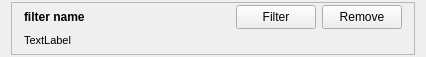
<?xml version="1.0" encoding="UTF-8"?>
<ui version="4.0">
 <class>FiltersDialogItem</class>
 <widget class="QWidget" name="FiltersDialogItem">
  <property name="geometry">
   <rect>
    <x>0</x>
    <y>0</y>
    <width>426</width>
    <height>57</height>
   </rect>
  </property>
  <property name="windowTitle">
   <string>Form</string>
  </property>
  <layout class="QGridLayout" name="gridLayout_2">
   <property name="topMargin">
    <number>2</number>
   </property>
   <property name="bottomMargin">
    <number>2</number>
   </property>
   <item row="0" column="0">
    <widget class="QFrame" name="frame">
     <property name="frameShape">
      <enum>QFrame::StyledPanel</enum>
     </property>
     <property name="frameShadow">
      <enum>QFrame::Raised</enum>
     </property>
     <layout class="QGridLayout" name="gridLayout">
      <property name="leftMargin">
       <number>12</number>
      </property>
      <property name="topMargin">
       <number>2</number>
      </property>
      <property name="rightMargin">
       <number>12</number>
      </property>
      <property name="bottomMargin">
       <number>2</number>
      </property>
      <property name="horizontalSpacing">
       <number>-1</number>
      </property>
      <property name="verticalSpacing">
       <number>0</number>
      </property>
      <item row="0" column="0">
       <widget class="QLabel" name="filterName">
        <property name="maximumSize">
         <size>
          <width>16777215</width>
          <height>24</height>
         </size>
        </property>
        <property name="font">
         <font>
          <weight>75</weight>
          <bold>true</bold>
         </font>
        </property>
        <property name="text">
         <string>filter name</string>
        </property>
       </widget>
      </item>
      <item row="0" column="1">
       <spacer name="horizontalSpacer">
        <property name="orientation">
         <enum>Qt::Horizontal</enum>
        </property>
        <property name="sizeHint" stdset="0">
         <size>
          <width>160</width>
          <height>24</height>
         </size>
        </property>
       </spacer>
      </item>
      <item row="0" column="2">
       <widget class="QPushButton" name="filterButton">
        <property name="maximumSize">
         <size>
          <width>16777215</width>
          <height>24</height>
         </size>
        </property>
        <property name="toolTip">
         <string>Apply this filter to the list</string>
        </property>
        <property name="text">
         <string>Filter</string>
        </property>
       </widget>
      </item>
      <item row="0" column="3">
       <widget class="QPushButton" name="removeButton">
        <property name="maximumSize">
         <size>
          <width>16777215</width>
          <height>24</height>
         </size>
        </property>
        <property name="toolTip">
         <string>Delete this filter</string>
        </property>
        <property name="text">
         <string>Remove</string>
        </property>
       </widget>
      </item>
      <item row="1" column="0" colspan="4">
       <widget class="QLabel" name="filters">
        <property name="font">
         <font>
          <pointsize>8</pointsize>
          <italic>false</italic>
          <strikeout>false</strikeout>
         </font>
        </property>
        <property name="text">
         <string>TextLabel</string>
        </property>
       </widget>
      </item>
     </layout>
    </widget>
   </item>
  </layout>
 </widget>
 <resources/>
 <connections/>
</ui>
